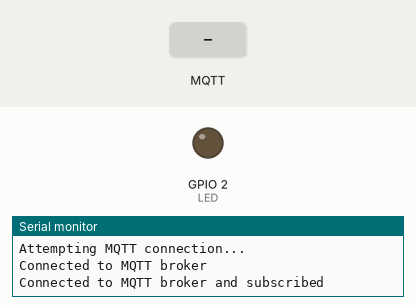
This sketch was run on a simulated ESP32. Shown: output pins drawn as LEDs (lit = HIGH), the last lines printed to the serial monitor. Dashed ring = blinking. The test bench sets the inputs (shaded band). WiFi joins after 1.5 s; servers stay silent unless stated; no MQTT or app messages arrive unless stated.

Above: at 2.8 s.
2.9 s: MQTT message "iot/success" arrives on the second subscribed topic
At 3.22 s:
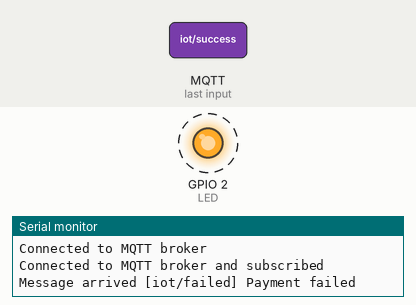
8.9 s: MQTT message "iot/failed" arrives on the second subscribed topic
At 9.61 s:
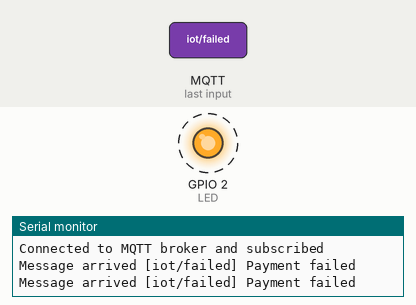
11.9 s: MQTT message "iot/success" arrives on the first subscribed topic
At 12.3 s:
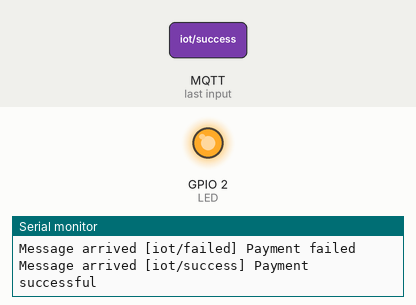
13.4 s: MQTT message "1" arrives on the second subscribed topic
Timing chart, 0 to 17.4 s (numbered marks = the images above; inputs shaded):
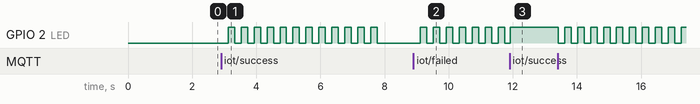

Measured:
- after the input at 2.9 s, GPIO 2 (LED): alternates HIGH for 0.20 s and LOW for 0.20 s, 24 changes in all, then stays LOW, starting after 0.22 s
- after the input at 8.9 s, GPIO 2 (LED): alternates HIGH for 0.20 s and LOW for 0.20 s, starting after 0.21 s
- after the input at 11.9 s, GPIO 2 (LED): goes on until 11.9 s, then stays HIGH

The sketch:

payment.ino
```cpp
#include <WiFi.h>
#include <PubSubClient.h>
#include <SPI.h>
#include <MFRC522.h>

#define LED 2
#define BUTTON 0 // Override boot button

#define RST_PIN 22
#define SS_PIN 5

// Connection
// WiFi
const char *ssid = "LT2";
const char *password = "Kyle02Treoxer";

// MQTT Broker
const char *mqtt_server = "192.168.0.111";
const char *mqtt_topic = "iot/#";
const int mqtt_port = 1884;
const char *mqtt_user = "user";
const char *mqtt_pwd = "iot2024";

WiFiClient espClient;
PubSubClient client(espClient);

// Variables
volatile int hz = 10;
unsigned long previousButtonPressMillis = 0;
unsigned long buttonDelay = 1000; // Delay between button presses (in milliseconds)
unsigned long ledDuration = 5000; // Duration for LED action (Full on/blink) (in milliseconds)
unsigned long blinkDelay = 200;   // Duration of delay between blinks (in milliseconds)
unsigned long previousLightMillis = 0;
unsigned long previousLightToggleMillis = 0;
unsigned long currentMillis = 0;

enum PaymentState
{
  IDLE,
  REQUEST_SENT,
  PAYMENT_SUCCESS,
  PAYMENT_FAILED
};
PaymentState paymentState = IDLE;

MFRC522 mfrc522(SS_PIN, RST_PIN);

void setup()
{
  // Set pin mode
  pinMode(LED, OUTPUT);
  Serial.begin(115200);

  // RFID
  SPI.begin();                       // Init SPI bus
  mfrc522.PCD_Init();                // Init MFRC522
  mfrc522.PCD_DumpVersionToSerial(); // Show details of PCD - MFRC522 Card Reader details

  // Connecting to a Wi-Fi network
  WiFi.begin(ssid, password);
  while (WiFi.status() != WL_CONNECTED)
  {
    delay(500);
    Serial.println("Connecting to WiFi..");
  }
  Serial.println("Connected");

  // Initialize MQTT client
  client.setServer(mqtt_server, mqtt_port);

  // Set callback function for incoming messages
  client.setCallback(callback);

  // Connect to MQTT broker
  reconnect();
}

void loop()
{
  // Reconnect to MQTT if necessary
  if (!client.connected())
  {
    reconnect();
  }

  // Handle MQTT messages
  client.loop();

  // Update currentMillis
  currentMillis = millis();

  // Handle LED State based on PaymentState
  handleLED();

  // Handle RFID
  handleRFID();
}

void handleRFID()
{
  if (mfrc522.PICC_IsNewCardPresent() && mfrc522.PICC_ReadCardSerial())
  {
    String cardUID = "";
    for (byte i = 0; i < mfrc522.uid.size; i++)
    {
      if (mfrc522.uid.uidByte[i] < 0x10)
      {
        cardUID += "0";
      }
      cardUID += String(mfrc522.uid.uidByte[i], HEX);
    }
    cardUID.replace(" ", "");
    cardUID.toUpperCase();
    mfrc522.PICC_HaltA();
    sendPaymentRequest(cardUID);
  }
}

void handleLED()
{
  // Handle LED state
  switch (paymentState)
  {
  case PAYMENT_SUCCESS:
    if (currentMillis - previousLightMillis >= ledDuration)
    {
      digitalWrite(LED, LOW);
      paymentState = IDLE;
    }
    break;
  case PAYMENT_FAILED:
    if (currentMillis - previousLightToggleMillis >= blinkDelay)
    {
      digitalWrite(LED, !digitalRead(LED));
      previousLightToggleMillis = currentMillis;
    }
    if (currentMillis - previousLightMillis >= ledDuration)
    {
      digitalWrite(LED, LOW);
      paymentState = IDLE;
    }
    break;
  default:
    break;
  }
}

void sendPaymentRequest(String cardUID)
{
  Serial.println("Sending payment request");
  Serial.println(cardUID);
  client.publish("iot/deduct", cardUID.c_str());
}

void callback(char *topic, byte *payload, unsigned int length)
{
  Serial.print("Message arrived [");
  Serial.print(topic);
  Serial.print("] ");

  // Construct payload string
  String message;
  for (int i = 0; i < length; i++)
  {
    message += (char)payload[i];
  }

  digitalWrite(LED, HIGH); // Turn on LED
  previousLightMillis = currentMillis;

  // Handle messages based on topic
  if (strcmp(topic, "iot/success") == 0)
  {
    Serial.println("Payment successful");
    paymentState = PAYMENT_SUCCESS;
  }
  else if (strcmp(topic, "iot/failed") == 0)
  {
    Serial.println("Payment failed");
    paymentState = PAYMENT_FAILED;
  }
}

void reconnect()
{
  // Loop until we're reconnected
  while (!client.connected())
  {
    Serial.println("Attempting MQTT connection...");
    // Attempt to connect
    if (client.connect("ESP32Client", mqtt_user, mqtt_pwd))
    {
      Serial.println("Connected to MQTT broker");
      // Subscribe to topics on successful connection
      client.subscribe("iot/success");
      client.subscribe("iot/failed");
      Serial.println("Connected to MQTT broker and subscribed");
    }
    else
    {
      Serial.print("Failed, rc=");
      Serial.print(client.state());
      Serial.println(" Retrying in 5 seconds...");
      delay(5000);
    }
  }
}
```
